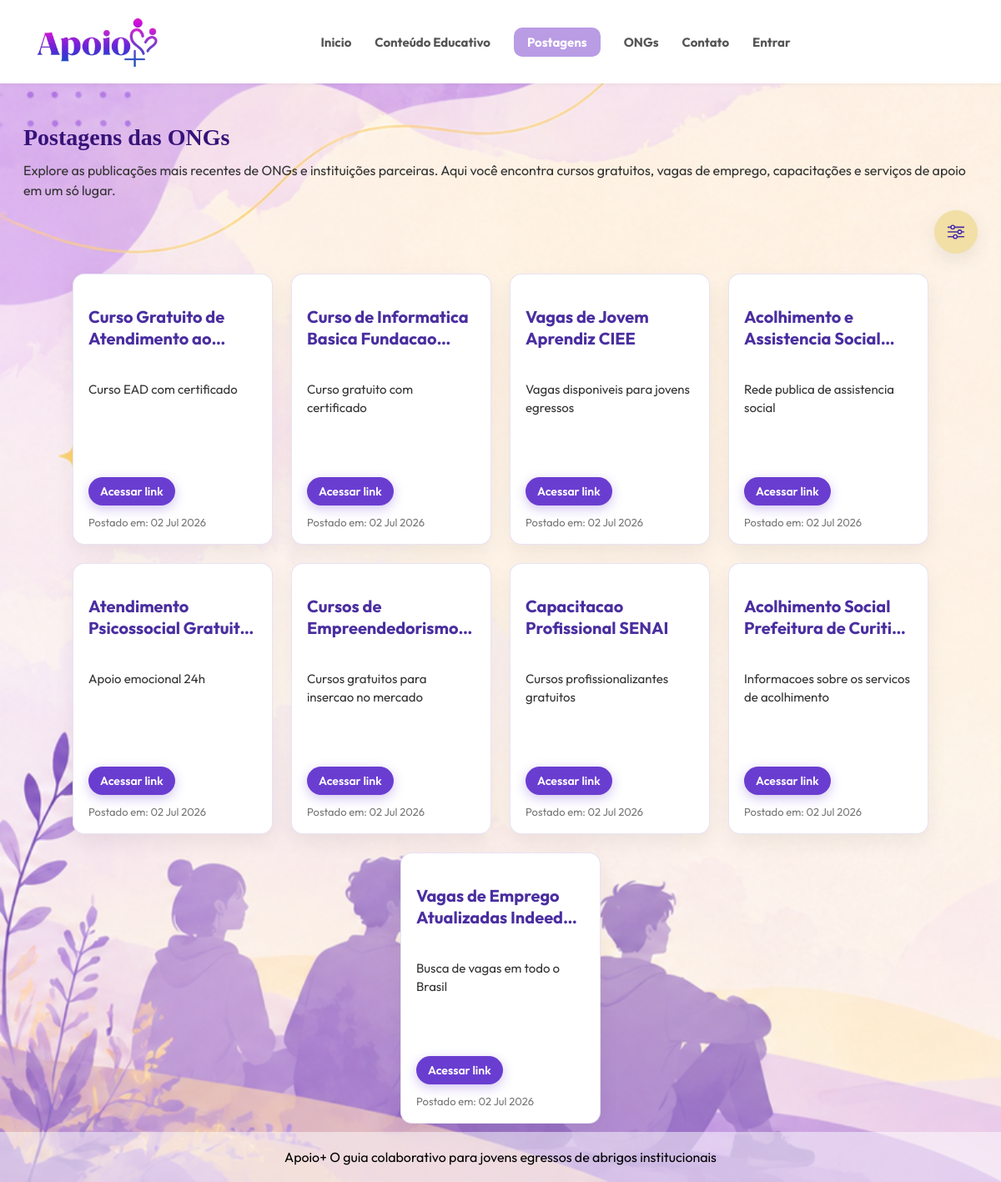
The app's page /frontend/telas/postagens.php with its own data.
### tables this page shows
CREATE TABLE `postagens` (
  `id` int NOT NULL AUTO_INCREMENT,
  `ong_id` int NOT NULL,
  `titulo` varchar(200) NOT NULL,
  `descricao` varchar(60) NOT NULL,
  `link` varchar(255),
  `categoria` varchar(120) NOT NULL DEFAULT '',
  `data_postagem` timestamp NOT NULL DEFAULT current_timestamp(),
  PRIMARY KEY (`id`),
  KEY `ong_id` (`ong_id`),
  CONSTRAINT `postagens_ibfk_1` FOREIGN KEY (`ong_id`) REFERENCES `ongs` (`id`) ON DELETE CASCADE ON UPDATE CASCADE
);

### frontend/telas/postagens.php (the view, shortened to what this page needs)
<?php
require_once('../../backend/funcionalidades/config.php');
require_once(__DIR__ . '/../componentes/layout.php');
$vagasVisitadas = [];
function categoriasPostagem($post) {
    if (!empty($post['categoria'])) {
        return $post['categoria'];
    }
    $categorias = [];
    return implode(',', array_unique($categorias));
}
?>
<!DOCTYPE html>
<html lang="pt-br">
<head>
    <link rel="stylesheet" href="<?= caminhoEstilo('estilos.css') ?>">
    <link rel="stylesheet" href="<?= caminhoEstilo('postagens.css') ?>">
</head>
<body>
    <main class="postagens-main">
        <section id="posts">
            <h2 class="titulo-tela">Postagens das ONGs</h2>
                <p class="intro-postagens">Explore as publicações mais recentes de ONGs e instituições parceiras. Aqui você encontra cursos gratuitos, vagas de emprego, capacitações e serviços de apoio em um só lugar.
</p>
            <div class="filtro-postagens">
                <button class="botao-filtro" type="button" aria-label="Abrir filtros de categorias" aria-expanded="false">
                    <img src="../imagens/icone_filtro%20(1).svg" alt="Filtrar postagens">
                </button>
            </div>
            <div class="card-post">
                <?php
                $consulta = $mysqli->prepare("SELECT * FROM postagens ORDER BY data_postagem DESC");
                $consulta->execute();
                $resultado = $consulta->get_result();
                $meses = [
                    1 => 'Jan',
                    2 => 'Fev',
                    3 => 'Mar',
                    4 => 'Abr',
                    5 => 'Mai',
                    6 => 'Jun',
                    7 => 'Jul',
                    8 => 'Ago',
                    9 => 'Set',
                    10 => 'Out',
                    11 => 'Nov',
                    12 => 'Dez'
                ];
                while ($post = $resultado->fetch_assoc()) {
                    $foiVisitada = isset($vagasVisitadas[(int) $post['id']]);
                    $timestampPostagem = strtotime($post['data_postagem']);
                    $dataPostagem = date("d", $timestampPostagem) . " " . $meses[(int) date("n", $timestampPostagem)] . " " . date("Y", $timestampPostagem);
                    $categoriasPost = htmlspecialchars(categoriasPostagem($post));
                    echo "<div class='post' data-categorias='" . $categoriasPost . "'>";
                    echo "<h2>" . htmlspecialchars($post['titulo']) . "</h2>";
                    echo "<p class='descricao'>" . nl2br(htmlspecialchars($post['descricao'])) . "</p>";
                    echo "<p><a href='" . htmlspecialchars($post['link']) . "' target='_blank' rel='noopener noreferrer' class='ver-mais" . ($foiVisitada ? " foi-visitado" : "") . "' data-historico-tipo='vaga' data-historico-id='" . (int) $post['id'] . "'" . ($foiVisitada ? " aria-label='Vaga já acessada: " . htmlspecialchars($post['titulo'], ENT_QUOTES, 'UTF-8') . "'" : "") . ">Acessar link</a></p>";
                    echo "<p class='data'>Postado em: " . $dataPostagem . "</p>";
                    echo "</div>";
                }
                ?>
            </div>
        </section>
    </main>
</body>
</html>

### frontend/estilos/estilos.css (style rules this page uses)
* { font-family: 'Outfit', sans-serif; margin: 0; padding: 0; box-sizing: border-box; }
.titulo-tela { font-family: 'Fredoka', serif; }
body { margin: 0; background: white; background-image: url('../imagens/fundopessoas.png'); background-size: cover; color: #333; grid-auto-flow: column; }
main { padding-top: 120px; min-height: calc(100vh - 240px); }
a { text-decoration: none; }
main h2 { margin-left: 30px; margin-top: 20px; margin-bottom: 25px ; color: #1b0622; font-size: 27px; border: 10px; align-self: normal; }
#oportunidades > h2, #posts > h2 { color: #351378; }
.intro-postagens { text-align: left; }
#posts > p { padding: 0 28px; text-align: left; }
.filtro-postagens { position: relative; display: flex; justify-content: flex-end; width: min(100% - 40px, 1180px); margin: 0 auto 10px; z-index: 20; }
.botao-filtro { width: 46px; height: 46px; border: 1px solid #f2dfa6; border-radius: 50%; background: #f2dfa6; color: #fff; cursor: pointer; font-size: 20px; line-height: 1; box-shadow: 0 8px 22px rgba(0,0,0,0.08); transition: .2s ease; }
.botao-filtro img { display: block; width: 24px; height: 24px; margin: auto; object-fit: contain; }
body { display: flex !important; flex-direction: column !important; min-height: 100vh !important; margin: 0 !important; }
main, .main-container { flex: 1 !important; }

### frontend/estilos/postagens.css (style rules this page uses)
.filtro-postagens { position: relative; display: flex; justify-content: flex-end; width: min(100% - 40px, 1180px); margin: 12px auto 0; z-index: 20; }
.botao-filtro { width: 52px; height: 52px; border: 1px solid #f2dfa6; border-radius: 50%; background: #f2dfa6; color: #fff; cursor: pointer; font-size: 20px; line-height: 1; box-shadow: 0 8px 22px rgba(0,0,0,0.08); transition: .2s ease; }
.botao-filtro img { display: block; width: 26px; height: 26px; margin: auto; object-fit: contain; }
.card-post { display: flex; flex-wrap: wrap; justify-content: center; align-items: stretch; gap: 22px; width: min(calc(100% - 40px), 1288px); margin: 14px auto 0; padding: 10px 0; }
.postagens-main { padding-left: 28px; padding-right: 28px; }
.postagens-main #posts { width: min(100%, 1180px); margin: 0 auto; }
.postagens-main #posts > h2 { margin: 28px 0 10px; font-size: 28px; line-height: 1.2; }
.postagens-main #posts > p { padding: 0; text-align: left; line-height: 1.5; }
.postagens-main .filtro-postagens, .postagens-main .card-post { width: 100%; }
.post { width: 240px; min-height: 320px; background: #ffffff; border-radius: 14px; padding: 18px; border: 1px solid rgba(140, 118, 197, 0.2); box-shadow: 0 10px 25px rgba(0,0,0,0.06); display: flex; flex-direction: column; gap: 12px; transition: transform .2s ease, box-shadow .2s ease; }
.post h2 { font-size: 20px; line-height: 1.3; color: #4a2ea0; font-weight: 700; margin-left: 0px; min-height: 52px; display: -webkit-box; -webkit-line-clamp: 2; -webkit-box-orient: vertical; overflow: hidden; }
.post .descricao { font-size: 15px; color: #333; line-height: 1.5; min-height: 104px; max-height: 104px; overflow: hidden; text-overflow: ellipsis; }
.post p { margin: 0; }
.post .data { font-size: 13px; color: #777; margin-top: auto; }
.post .ver-mais { display: inline-block; width: max-content; margin-top: 0; padding: 8px 14px; background: #6a3dd1 ; color: #fff; text-decoration: none; border-radius: 20px; font-size: 14px; font-weight: 600; transition: .2s ease; box-shadow: 0 4px 14px rgba(106, 61, 209, 0.3); }

### records on screen
postagens: titulo "Curso Gratuito de Atendimento…", descricao "Curso EAD com certificado", data_postagem "02 Jul 2026"
postagens: titulo "Curso de Informatica Basica…", descricao "Curso gratuito com certificado", data_postagem "02 Jul 2026"
postagens: titulo "Vagas de Jovem Aprendiz CIEE", descricao "Vagas disponiveis para jovens egressos", data_postagem "02 Jul 2026"
postagens: titulo "Acolhimento e Assistencia…", descricao "Rede publica de assistencia social", data_postagem "02 Jul 2026"
postagens: titulo "Atendimento Psicossocial…", descricao "Apoio emocional 24h", data_postagem "02 Jul 2026"
postagens: titulo "Cursos de…", descricao "Cursos gratuitos para insercao no mercado", data_postagem "02 Jul 2026"
postagens: titulo "Capacitacao Profissional SENAI", descricao "Cursos profissionalizantes gratuitos", data_postagem "02 Jul 2026"
postagens: titulo "Acolhimento Social Prefeitura de…", descricao "Informacoes sobre os servicos de acolhimento", data_postagem "02 Jul 2026"
postagens: titulo "Vagas de Emprego Atualizadas…", descricao "Busca de vagas em todo o Brasil", data_postagem "02 Jul 2026"

### other values on screen
$rotulo "Inicio"
$rotulo "Conteúdo Educativo"
$rotulo "Postagens"
$rotulo "ONGs"
$rotulo "Contato"
